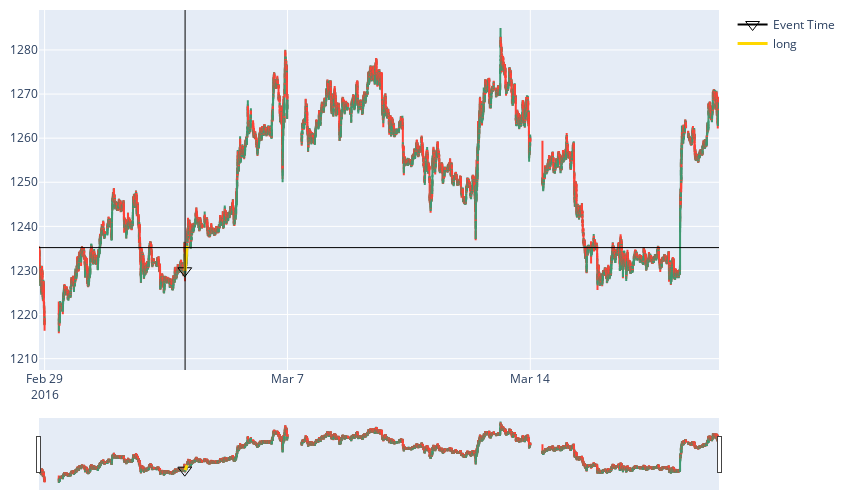

Notebook cell for this chart:
### Code cell
plot_trade_candles(event_time = '2016-02-24 09:30:00',order_book = order_book_100_0,
                   minutes_after_event = 10,candles_data_df = xau_usd_M1_2015_042822, days_before_event = 3, 
                   days_after_event= 15)

### Figure 1 — Plotly figure (JSON) as saved in the notebook; plotly's stock layout.template omitted (floating-point values rounded to 4 significant figures; data arrays with more than 128 entries replaced by an {"elided": "..."} marker saying what was removed)
{"data": [{"close": {"elided": "19197 float values"}, "high": {"elided": "19197 float values"}, "low": {"elided": "19197 float values"}, "open": {"elided": "19197 float values"}, "showlegend": false, "type": "candlestick", "x": {"elided": "19197 str values"}}, {"marker": {"color": "black", "size": 12, "symbol": "triangle-down-open"}, "mode": "markers+text+lines", "name": "Event Time", "type": "scatter", "x": ["2016-03-02T21:15:00+08:00"], "y": [1230.0]}, {"line": {"color": "gold", "width": 3}, "mode": "lines", "name": "long", "type": "scatter", "x": ["2016-03-02T21:25:00+08:00", "2016-03-02T22:25:00+08:00"], "y": [1230.0, 1236.0]}], "layout": {"height": 500, "hovermode": "x", "margin": {"b": 10, "l": 10, "r": 10, "t": 10}, "shapes": [{"line": {"color": "black", "width": 1}, "type": "line", "x0": "2016-03-02T21:25:00+08:00", "x1": "2016-03-02T21:25:00+08:00", "xref": "x", "y0": 0, "y1": 1, "yref": "y domain"}, {"line": {"color": "black", "width": 1}, "type": "line", "x0": 0, "x1": 1, "xref": "x domain", "y0": 1235.0, "y1": 1235.0, "yref": "y"}], "width": 850, "xaxis": {"rangebreaks": [{"bounds": ["sat", "mon"]}]}}}
